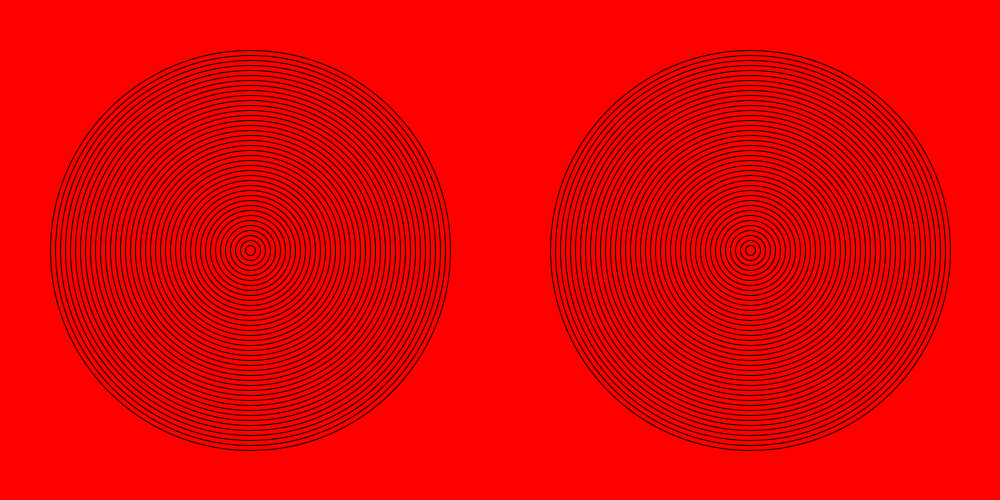
Frame 1 (no input)
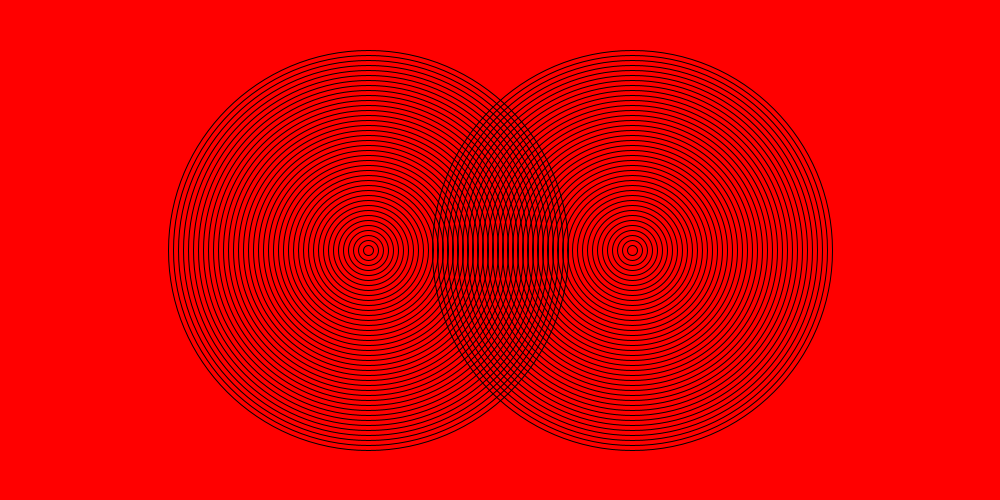
Frame 60 (the mouse pressed at the canvas centre just before this capture)
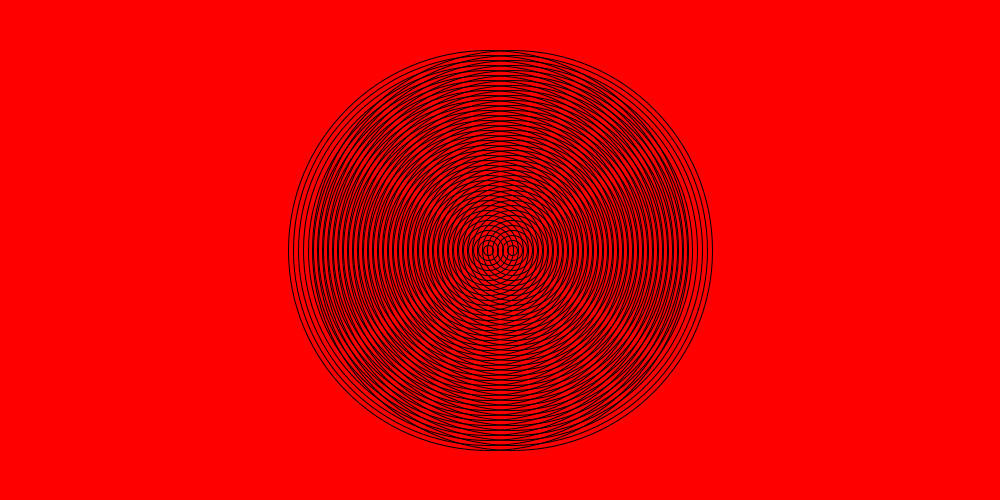
Frame 120 (the mouse held since frame 60 and released just before this capture)

The Processing sketch that drew these frames (run headless with seeded random() and noise(); from frame 60 on, the mouse is pressed at the canvas centre):

// Processing sketch: Amazing_Rings
// ── Amazing_Rings.pde
int x1 = 250;
int x2 = 750;
int speed = 2;

void setup(){
size(1000,500);
}

//Called directly after setup(), the draw() function continuously executes the lines of code contained inside its block until the program is stopped or noLoop() is called. draw() is called automatically and should never be called explicitly. All Processing programs update the screen at the end of draw(), never earlier.
//To stop the code inside of draw() from running continuously, use noLoop(), redraw() and loop(). If noLoop() is used to stop the code in draw() from running, then redraw() will cause the code inside draw() to run a single time, and loop() will cause the code inside draw() to resume running continuously.
//The number of times draw() executes in each second may be controlled with the frameRate() function.
void draw(){
  background(255,0,0); // set the background color
  // make a loop to draw TWO sets of 40 concentric, consecutively smaller circles (hint: use the loop variable to determine the height and width of the circles)
  for(int i = 400; i>0;i-=10){
  noFill(); // disables filling in the geometry to be created
  // syntax for ellipse: ellipse(a, b, c, d) where
  // a is float x-coordinate of the ellipse
  // b is float y-coordinate of the ellipse
  // c is float width of the ellipse by defaultr5
  // d is float height of the ellipse by default
  ellipse(x1,250,i,i); 
  ellipse(x2,250,i,i);
  }
  // change the x position of the concentric circles for next time they are drawn (when draw() executes the lines of code contained inside its block again)
  x1+=speed;
  x2-=speed;
  // reverse the speed if the circles get too close to the edge of the window
  if (x1>750 || x1 <250){
  speed = -speed;
  }
}
